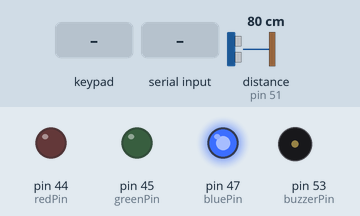
Simulated run of this sketch. Board: Arduino Mega 2560, built with avr-gcc and run on an emulated ATmega2560. On the bench: output pins drawn as LEDs (lit = HIGH), buzzer (waves = sounding). Wiring (inferred from the names in the program): ultrasonic range finder: trigger pin 50; echo pin 51. The inputs (shaded band) are chosen by the test bench; at power-on: distance to the obstacle (sensor on pin 51) 80 cm. The echo pulse lasts 58.3 µs per cm; pins used as bus, display or sensor lines are not drawn.

Above: at 1.2 s.
1.3 s: distance to the obstacle (sensor on pin 51) set to 12 cm
2.8 s: distance to the obstacle (sensor on pin 51) set to 9 cm
At 3.2 s:
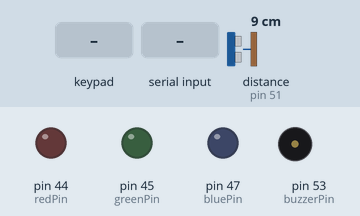
5.8 s: key '#' pressed
At 8.5 s:
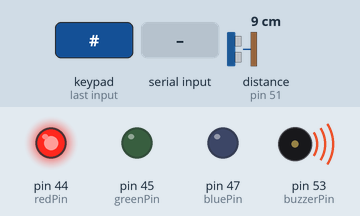
8.8 s: "1\n" received over Serial
At 9.3 s:
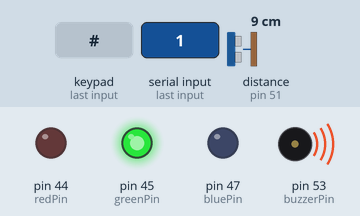
Timing chart, 0 to 11.8 s (numbered marks = the images above; inputs shaded):
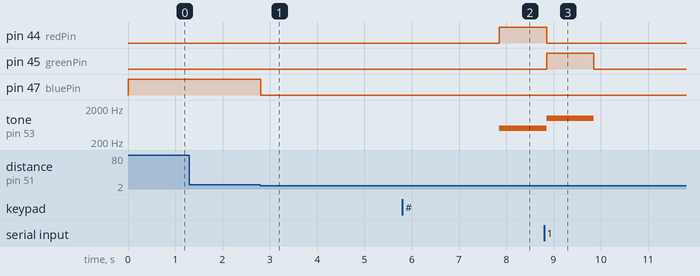

The sketch:

arduinocode.ino
```cpp
#include <Keypad.h>

const byte ROWS = 4;
const byte COLS = 4;

byte rowPins[ROWS] = {22, 23, 24, 25};
byte colPins[COLS] = {26, 27, 28, 29};

char keys[ROWS][COLS] = {
  {'1','2','3','A'},
  {'4','5','6','B'},
  {'7','8','9','C'},
  {'*','0','#','D'}
};

Keypad keypad = Keypad(makeKeymap(keys), rowPins, colPins, ROWS, COLS);

const String correctPasscode = "1234";
String enteredPasscode = "";
int remainingAttempts = 5;

int redPin = 44;
int greenPin = 45;
int bluePin = 47;
int buzzerPin = 53;

const int trigPin = 50;
const int echoPin = 51;

bool applicationRunning = true;
bool sensorRunning = true;

void setup() {
  Serial.begin(9600);

  pinMode(greenPin, OUTPUT);
  pinMode(redPin, OUTPUT);
  pinMode(bluePin, OUTPUT);
  pinMode(buzzerPin, OUTPUT);

  pinMode(trigPin, OUTPUT);
  pinMode(echoPin, INPUT);
}

void loop() {
  if (Serial.available() > 0) {
    int alarmCheck = Serial.parseInt();
    if (alarmCheck == 1) {
      // Face and voice recognition successful
      digitalWrite(greenPin, HIGH);
      digitalWrite(redPin, LOW);
      tone(buzzerPin, 1000);
      delay(1000);
      noTone(buzzerPin);
      digitalWrite(greenPin, LOW);
      delay(1000);
      applicationRunning = false;
    } else if (alarmCheck == 0) {
      // Face or voice recognition failed
      // Handle accordingly
    }

    // Flush the serial buffer to clear any remaining data
    Serial.flush();
  }

  if (applicationRunning) {
    char key = keypad.getKey();

    if (key != NO_KEY) {
      digitalWrite(buzzerPin, HIGH);
      delay(50);
      digitalWrite(buzzerPin, LOW);
      if (key != '#') {
        enteredPasscode += key;
      } else {
        if (enteredPasscode == correctPasscode) {
          // Perform successful authentication actions
          digitalWrite(greenPin, HIGH);
          digitalWrite(redPin, LOW);
          tone(buzzerPin, 1000);
          delay(1000);
          noTone(buzzerPin);
          digitalWrite(greenPin, LOW);
          delay(1000);
          applicationRunning = false;
        } else {
          // Perform unsuccessful authentication actions
          remainingAttempts--;
          digitalWrite(redPin, HIGH);
          tone(buzzerPin, 500);
          delay(1000);
          noTone(buzzerPin);
          if (remainingAttempts == 0) {
            digitalWrite(redPin, HIGH);
            while (true) {
              digitalWrite(buzzerPin, HIGH);
              delay(500);
              digitalWrite(buzzerPin, LOW);
              digitalWrite(redPin, HIGH);
              delay(500);
              digitalWrite(redPin, LOW);
              delay(500);
            }
          }
        }
        enteredPasscode = "";
      }
    }
  }

  if (sensorRunning) { //
    long duration, distance;
    digitalWrite(trigPin, LOW);
    delayMicroseconds(2);
    digitalWrite(trigPin, HIGH);
    delayMicroseconds(10);
    digitalWrite(trigPin, LOW);
    duration = pulseIn(echoPin, HIGH);
    distance = duration * 0.034 / 2;
    digitalWrite(bluePin, HIGH);

    if (distance < 10) {
      sensorRunning = false;
      digitalWrite(bluePin, LOW);

      for (int i = 0; i < 5; i++) {
        digitalWrite(buzzerPin, HIGH);
        delay(500);
        digitalWrite(buzzerPin, LOW);
        delay(500);
      }
    }
  } else {
    char key = keypad.getKey();

    if (key != NO_KEY) {
    }
  }
}
```

Measured:
- the behaviour switches between 11 and 10 cm on distance to the obstacle (sensor on pin 51) (found by bisection; images 0 and 1)
- after the input at 1.3 s, every drawn part: stays the same
- after the input at 2.8 s, pin 47 (bluePin): HIGH → LOW at once
- after the input at 5.8 s, pin 44 (redPin): LOW → HIGH after 2.1 s; tone on pin 53 (buzzerPin): silent → 500 Hz after 2.1 s
- after the input at 8.8 s, pin 44 (redPin): HIGH → LOW after 0.05 s; pin 45 (greenPin): LOW → HIGH after 0.05 s, → LOW 1.0 s later; tone on pin 53 (buzzerPin): 500 Hz → 1000 Hz after 0.05 s, → silent 1.0 s later
